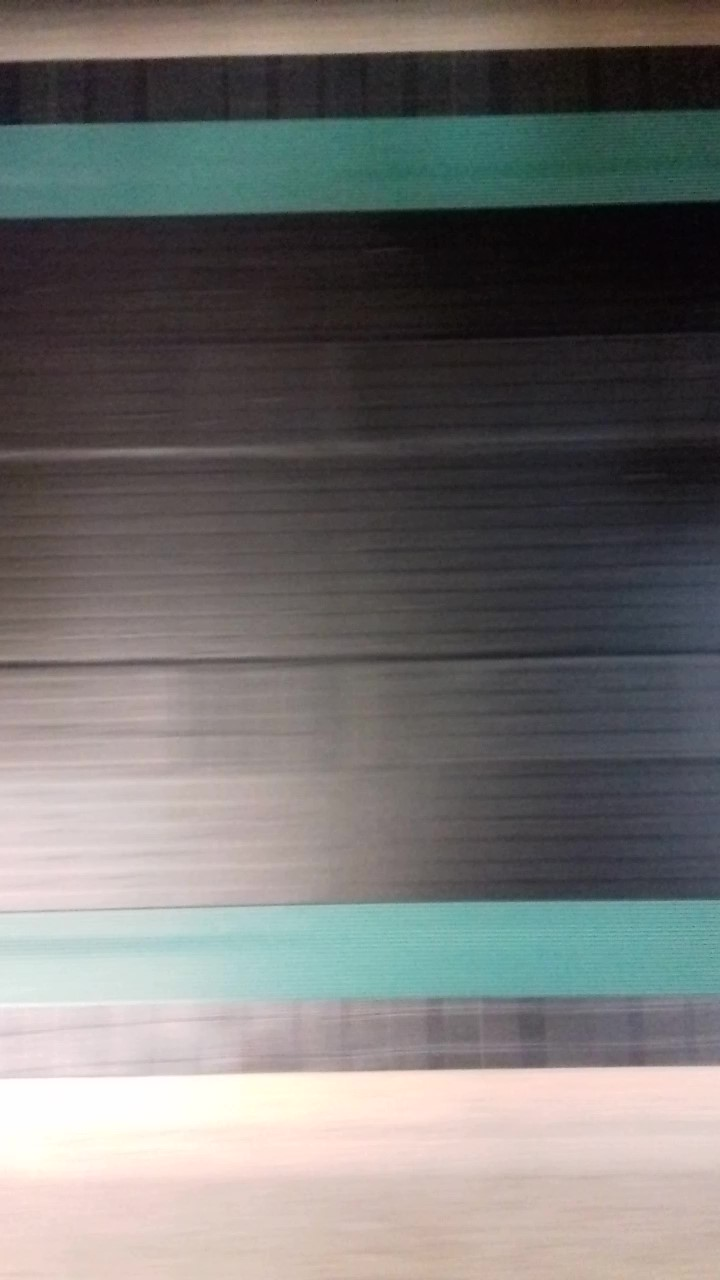
#> input picture images/tasma.jpg, 720 x 1280 px, found by its file name
$ python hough1.py
#> lines starting #> are read from the running program, lines starting #| are printed output that depends on the picture; after the words box and inside, x2 and y2 are one past the last pixel; in counts of white or black regions, pixels touching at a corner belong together
import cv2
import numpy as np
from skimage import img_as_float
import matplotlib.pyplot as plt

img = cv2.imread('images/tasma.jpg')
#> img is the input picture: shape (1280, 720, 3); mean B, G, R 112.7, 114.3, 115.5
gray = cv2.cvtColor(img,cv2.COLOR_BGR2GRAY)
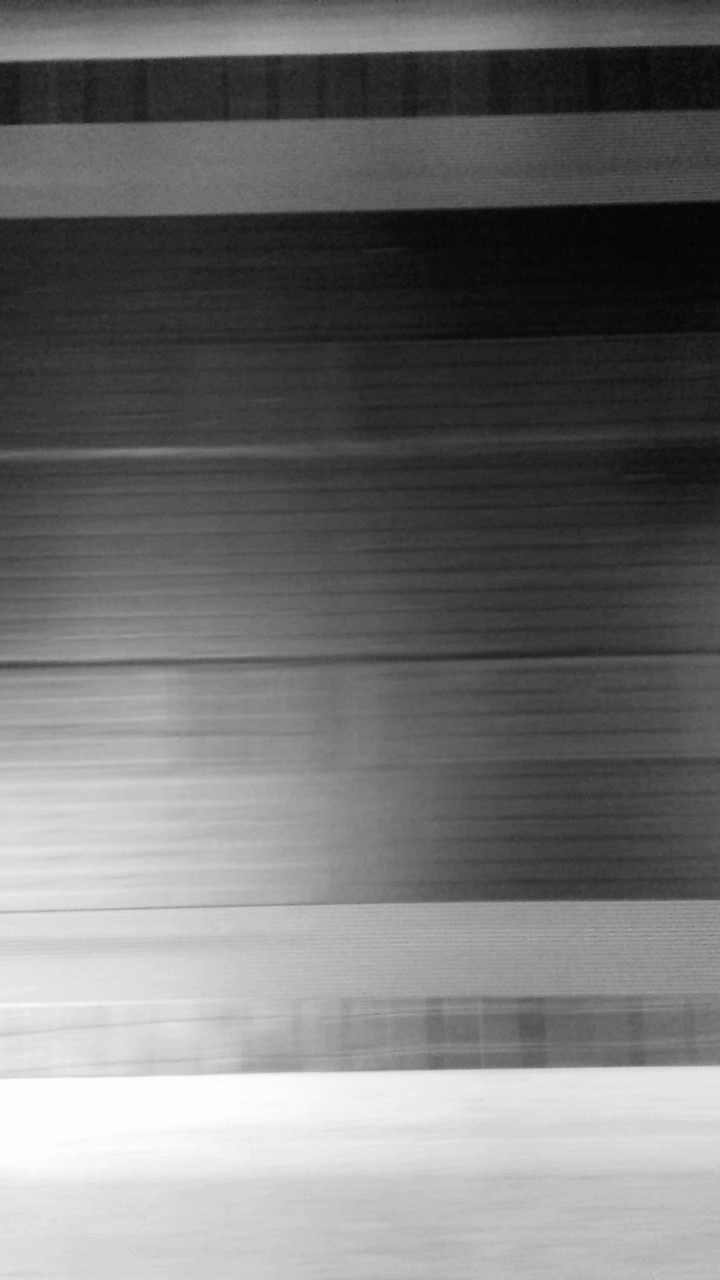
#> gray: shape (1280, 720); min 2, max 254, mean 114.5
edges = cv2.Canny(gray,50,150,apertureSize = 3)
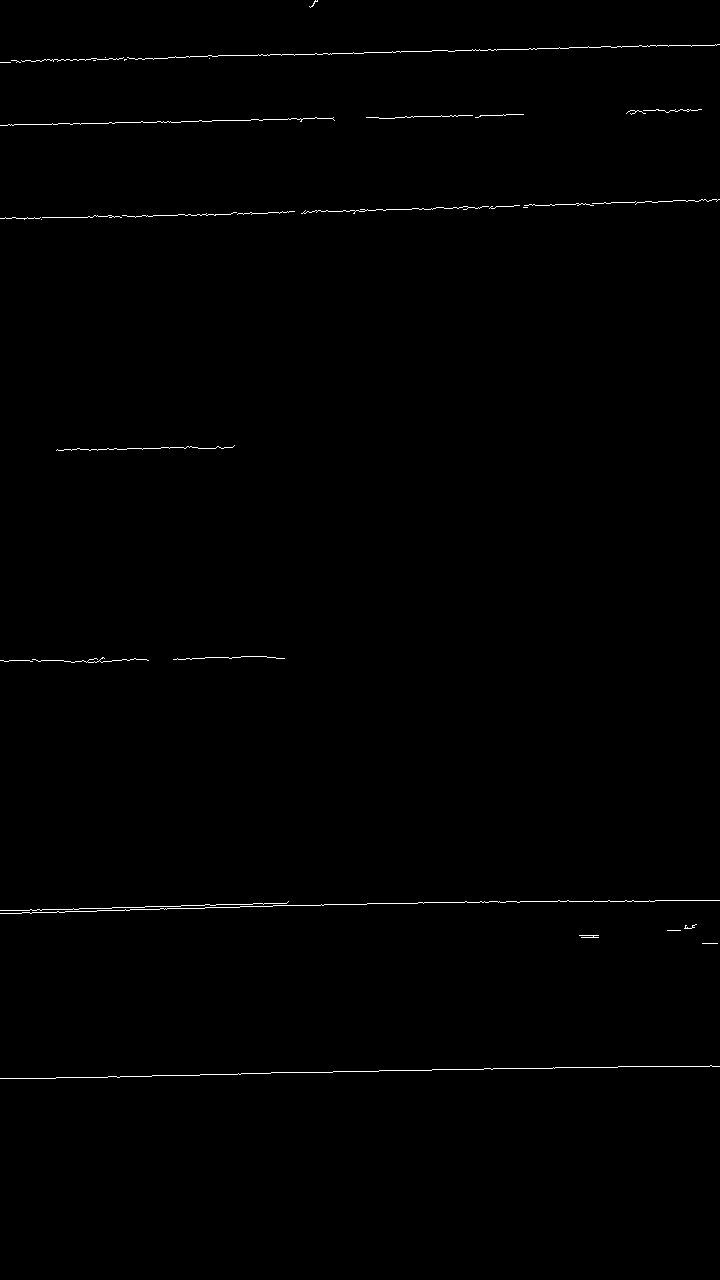
#> edges: shape (1280, 720); 0.47% white in thin lines or dots, all inside (x1, y1, x2, y2) = (0, 0, 720, 1079)
minLineLength = 100
maxLineGap = 10
lines = cv2.HoughLinesP(edges,1,np.pi/180,100,minLineLength,maxLineGap)
#> lines = 47 rows, first 6: [448, 1069, 483, 1069], [389, 903, 417, 903], [200, 1074, 237, 1074], [366, 117, 378, 117], [0, 910, 29, 910], [414, 116, 440, 116]
for x1,y1,x2,y2 in lines[0]:
    cv2.line(img,(x1,y1),(x2,y2),(0,255,0),2)
#> this loop made 1 pass
#> img: shape (1280, 720, 3); 0.01% of pixels changed, all inside (x1, y1, x2, y2) = (447, 1068, 485, 1071)

fig, ax = plt.subplots(ncols=1, nrows=1, sharex=True, sharey=True,
                       figsize=(8, 4))

im2 = img_as_float(img)
ax.imshow(im2, cmap=plt.cm.gray)
plt.tight_layout()
plt.show()

$ run again, with images/window.jpg copied over images/tasma.jpg
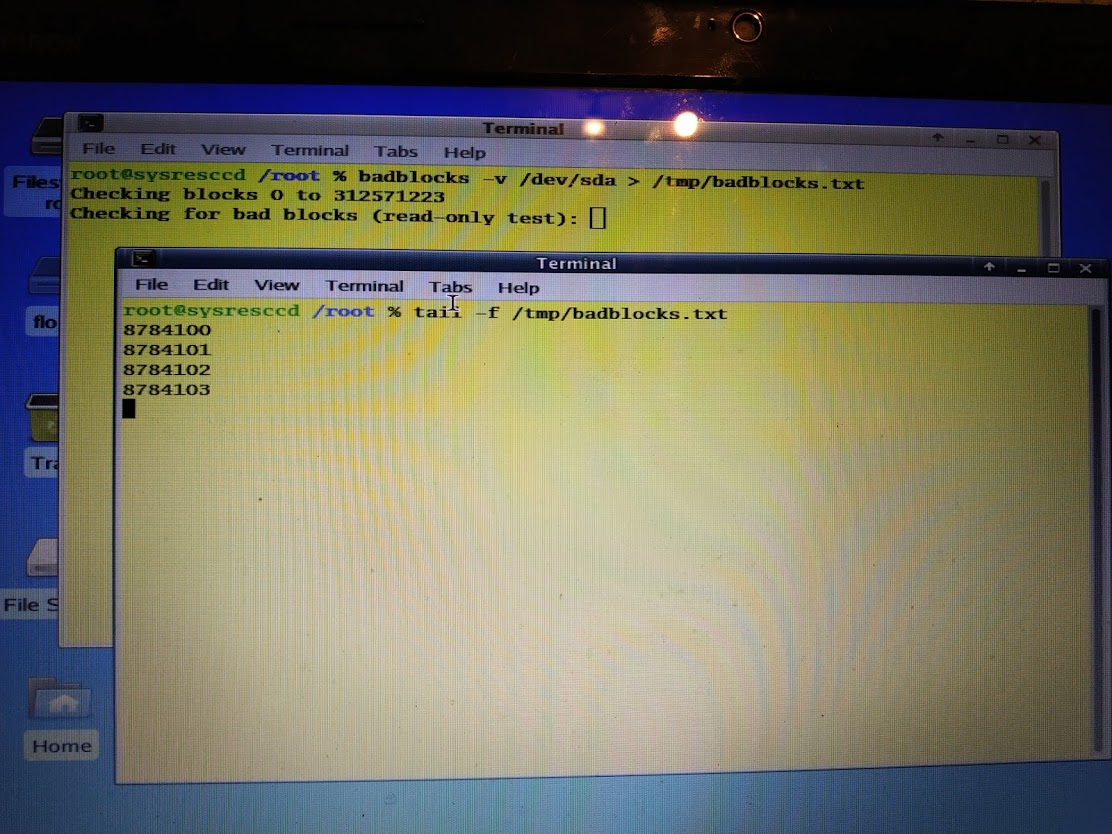
#> input picture images/window.jpg, 1112 x 834 px, found by its file name
#> img is the input picture: shape (834, 1112, 3); mean B, G, R 96.6, 114, 115.4
#> `gray = cv2.cvtColor(img,cv2.COLOR_BGR2GRAY)`:
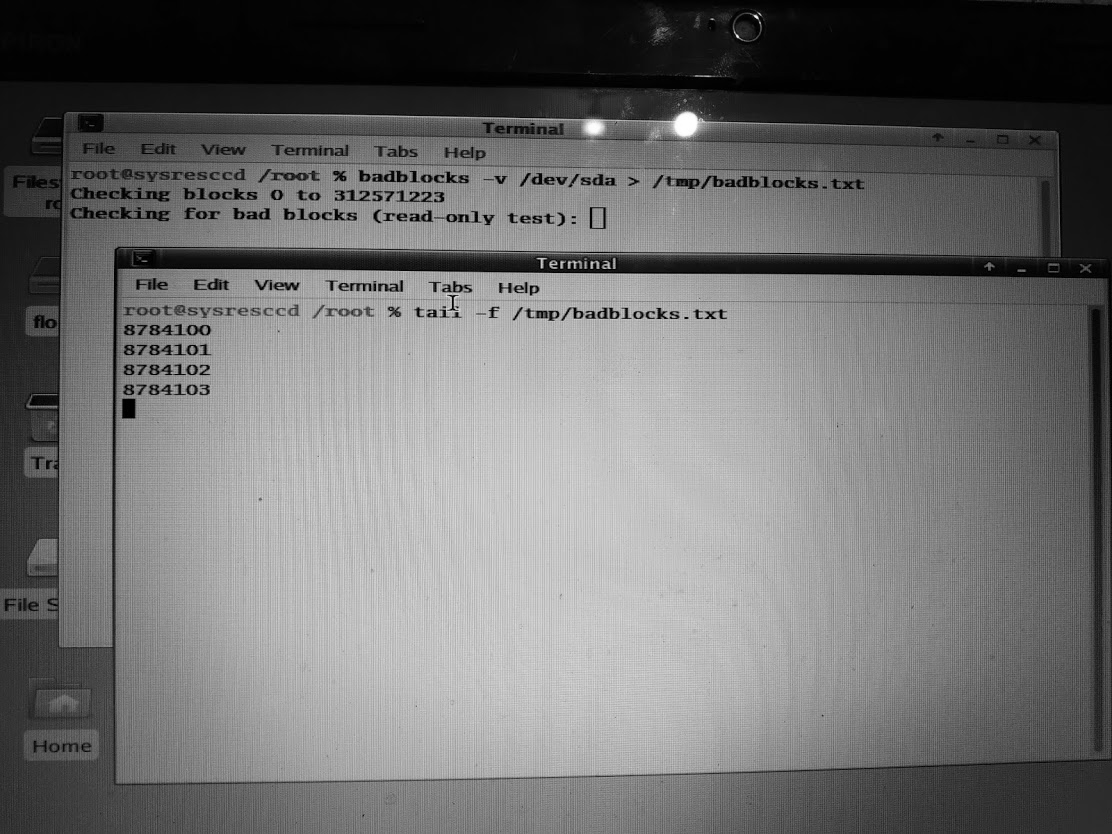
#> gray: shape (834, 1112); min 0, max 255, mean 112.4
#> `edges = cv2.Canny(gray,50,150,apertureSize = 3)`:
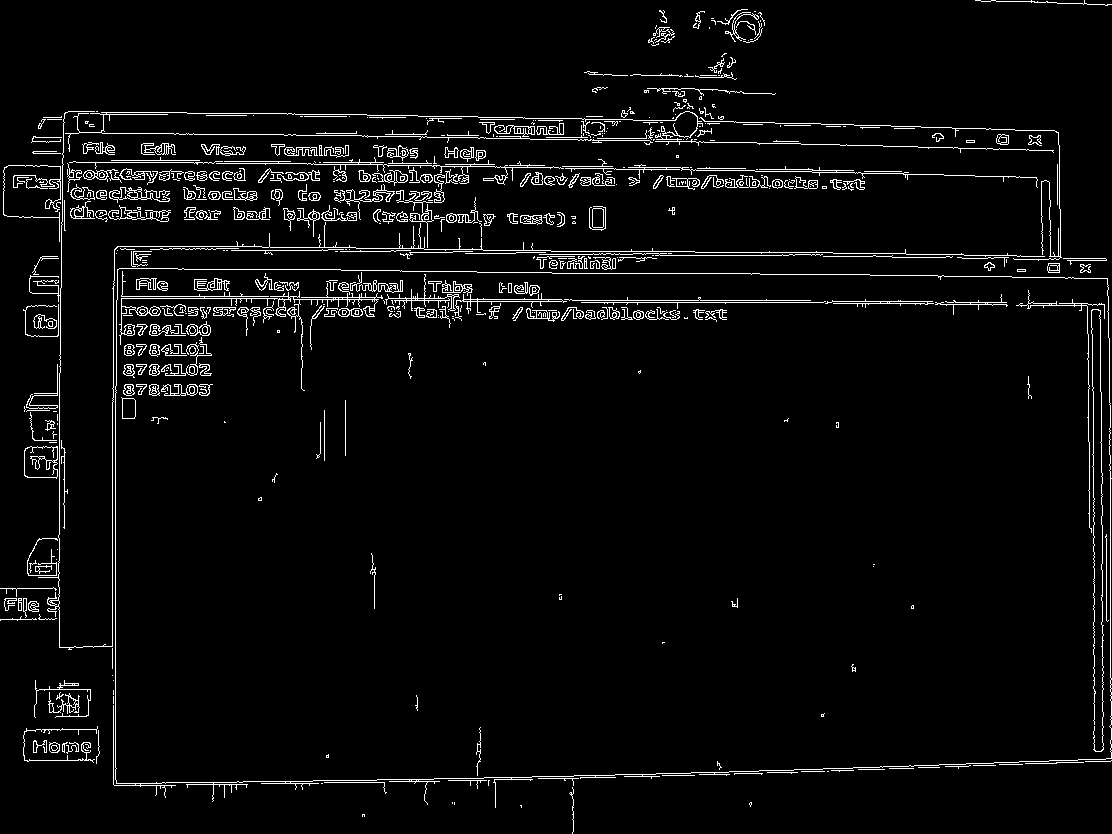
#> edges: shape (834, 1112); 3.9% white in thin lines or dots
#> lines = 300 rows, first 6: [909, 174, 943, 174], [322, 135, 361, 135], [362, 248, 418, 248], [501, 167, 542, 167], [388, 163, 431, 163], [699, 774, 729, 774]
#> the loop `for x1,y1,x2,y2 in lines[0]:` made 1 pass
